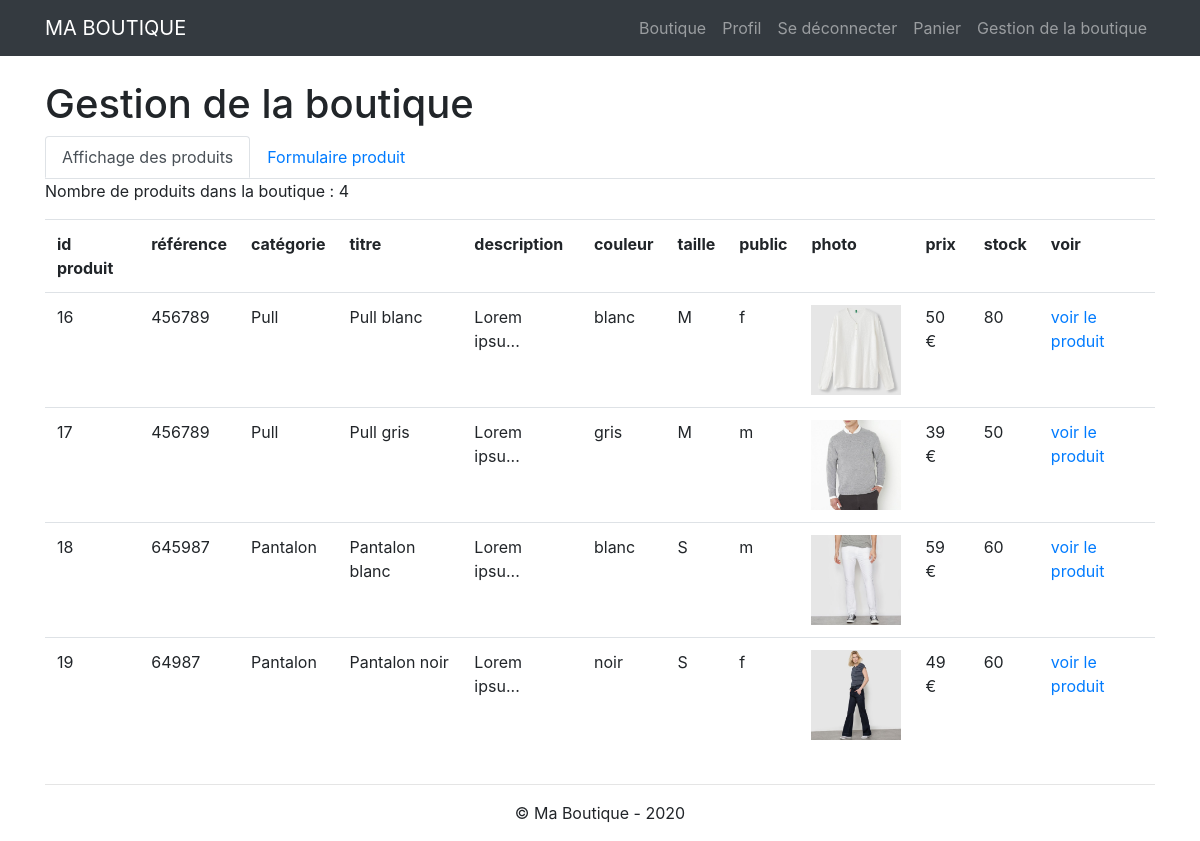
Screenshot of /admin/gestion_boutique.php (signed in) with the database file from the repository.
### tables this page shows
CREATE TABLE `produit` (
  `id_produit` int(3) NOT NULL,
  `reference` varchar(20) NOT NULL,
  `categorie` varchar(20) NOT NULL,
  `titre` varchar(100) NOT NULL,
  `description` text NOT NULL,
  `couleur` varchar(20) NOT NULL,
  `taille` varchar(5) NOT NULL,
  `public` enum('m','f','mixte') NOT NULL,
  `photo` varchar(250) NOT NULL,
  `prix` float NOT NULL,
  `stock` int(3) NOT NULL
);

### inc/functions.php (called while the page is built, shortened)
<?php
function estConnecte() {
	if (isset($_SESSION['membre'])) {
		return true;
	} else {
		return false;
	}
}
function estAdmin() {
	if (estConnecte() && $_SESSION['membre']['statut'] == 1) {
		return true;
	} else {
		return false;
	}
}
function executeRequete($requete, $parametres = array()) {
	global $pdo;
	$resultat = $pdo->prepare($requete);
	$succes = $resultat->execute($parametres);
	if ($succes === false) {
		return false;
	} else {
		return $resultat;
	}
}

### inc/init.php (called while the page is built, shortened)
<?php
$pdo = new PDO('mysql:host=localhost;dbname=site',
			   'root',
			   '',
			   array(
			       PDO::ATTR_ERRMODE => PDO::ERRMODE_WARNING,
			       PDO::MYSQL_ATTR_INIT_COMMAND => 'SET NAMES utf8',
	          ));
$contenu = '';
require_once 'functions.php';

### admin/gestion_boutique.php (the view, shortened to what this page needs)
<?php
require_once '../inc/init.php';
$resultat = executeRequete("SELECT * FROM produit");
$contenu .= '<p>Nombre de produits dans la boutique : '. $resultat->rowCount() .'</p>';
$contenu .= '<div class="table-responsive">';
	$contenu .=  '<table class="table">';
	$contenu .= '<tr>';
		$contenu .= '<th>id produit</th>';
		$contenu .= '<th>référence</th>';
		$contenu .= '<th>catégorie</th>';
		$contenu .= '<th>titre</th>';
		$contenu .= '<th>description</th>';
		$contenu .= '<th>couleur</th>';
		$contenu .= '<th>taille</th>';
		$contenu .= '<th>public</th>';
		$contenu .= '<th>photo</th>';
		$contenu .= '<th>prix</th>';
		$contenu .= '<th>stock</th>';
		$contenu .= '<th>voir</th>';
	$contenu .= '</tr>';
	while ($produit = $resultat->fetch(PDO::FETCH_ASSOC)) {
		$contenu .= '<tr>';
			$contenu .= '<td>' . $produit['id_produit'] . '</td>';
			$contenu .= '<td>' . $produit['reference'] . '</td>';
			$contenu .= '<td>' . $produit['categorie'] . '</td>';
			$contenu .= '<td>' . $produit['titre'] . '</td>';
			$contenu .= '<td>' . substr($produit['description'], 0, 10) . '...</td>';
			$contenu .= '<td>' . $produit['couleur'] . '</td>';
			$contenu .= '<td>' . $produit['taille'] . '</td>';
			$contenu .= '<td>' . $produit['public'] . '</td>';
			$contenu .= '<td><img src="../'. $produit['photo'] .'" style="width:90px"></td>';
			$contenu .= '<td>' . $produit['prix'] . ' €</td>';
			$contenu .= '<td>' . $produit['stock'] . '</td>';
			$contenu .= '<td>
							<a href="../fiche_produit.php?id_produit='. $produit['id_produit'] .'">voir le produit</a>
						 </td>';
		$contenu .= '</tr>';
	}
	$contenu .= '</table>';
$contenu .= '</div>';
require_once '../inc/header.php';
?>
	<h1 class="mt-4">Gestion de la boutique</h1>
	<ul class="nav nav-tabs">
		<li><a href="gestion_boutique.php" class="nav-link active">Affichage des produits</a></li>
		<li><a href="formulaire_produit.php" class="nav-link">Formulaire produit</a></li>
	</ul>
<?php
echo $contenu;
require_once '../inc/footer.php';

### inc/header.php (shortened to what this page needs)
<!doctype html>
<html lang="fr">
  <head>
    <link rel="stylesheet" href="https://stackpath.bootstrapcdn.com/bootstrap/4.4.1/css/bootstrap.min.css">
  </head>
  <body>
  	<nav class="navbar navbar-expand-lg navbar-dark bg-dark">
  		<div class="container">
  			<a class="navbar-brand" href="<?php echo RACINE_SITE . 'index.php'; ?>">MA BOUTIQUE</a>
  			<div class="collapse navbar-collapse" id="nav1">
  				<ul class="navbar-nav ml-auto">
  				<?php
echo '<li><a class="nav-link" href="'. RACINE_SITE .'index.php">Boutique</a></li>';
if (estConnecte()) {
	echo '<li><a class="nav-link" href="'. RACINE_SITE .'profil.php">Profil</a></li>';
	echo '<li><a class="nav-link" href="'. RACINE_SITE .'connexion.php?action=deconnexion">Se déconnecter</a></li>';
} else {
	echo '<li><a class="nav-link" href="'. RACINE_SITE .'inscription.php">Inscription</a></li>';
	echo '<li><a class="nav-link" href="'. RACINE_SITE .'connexion.php">Connexion</a></li>';
}
echo '<li><a class="nav-link" href="'. RACINE_SITE .'panier.php">Panier</a></li>';
if (estAdmin()) {
	echo '<li><a class="nav-link" href="'. RACINE_SITE .'admin/gestion_boutique.php">Gestion de la boutique</a></li>';
}
  				?>
  				</ul>
  			</div>
  		</div>
  	</nav>
  	<div class="container" style="min-height: 80vh;">
  		<div class="row">
  			<div class="col-12">

### inc/footer.php (shortened to what this page needs)
			</div>
		</div>
	</div>
	<footer>
		<div class="container">
			<hr>
			<div class="row text-center">
				<div class="col-12">
					<p>&copy; Ma Boutique - 2020</p>
				</div>
			</div>
		</div>
	</footer>
</body>
</html>

### rows the page displays
produit: id_produit "16", reference "456789", categorie "Pull", titre "Pull blanc", description "Lorem ipsu", couleur "blanc", taille "M", public "f", photo (picture), prix "50", stock "80"
produit: id_produit "17", reference "456789", categorie "Pull", titre "Pull gris", description "Lorem ipsu", couleur "gris", taille "M", public "m", photo (picture), prix "39", stock "50"
produit: id_produit "18", reference "645987", categorie "Pantalon", titre "Pantalon blanc", description "Lorem ipsu", couleur "blanc", taille "S", public "m", photo (picture), prix "59", stock "60"
produit: id_produit "19", reference "64987", categorie "Pantalon", titre "Pantalon noir", description "Lorem ipsu", couleur "noir", taille "S", public "f", photo (picture), prix "49", stock "60"

### other values shown
$resultat->rowCount() "4"
